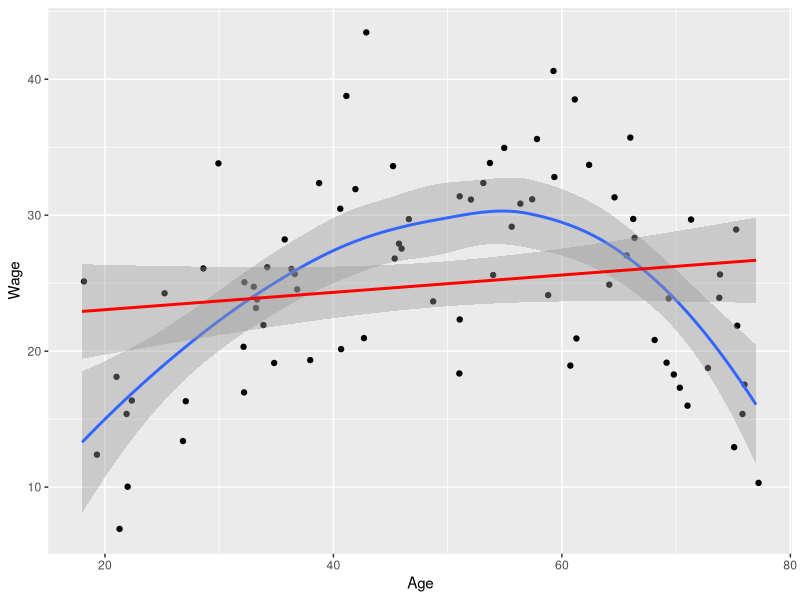
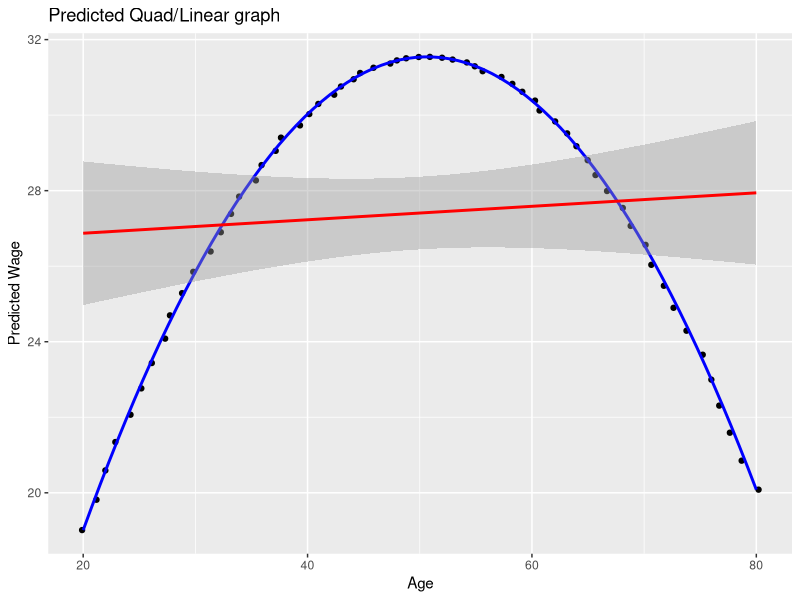
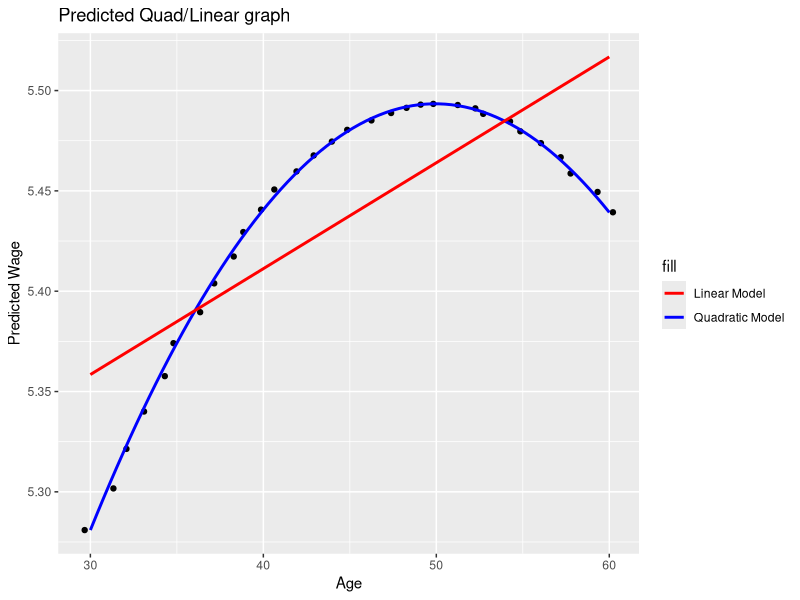
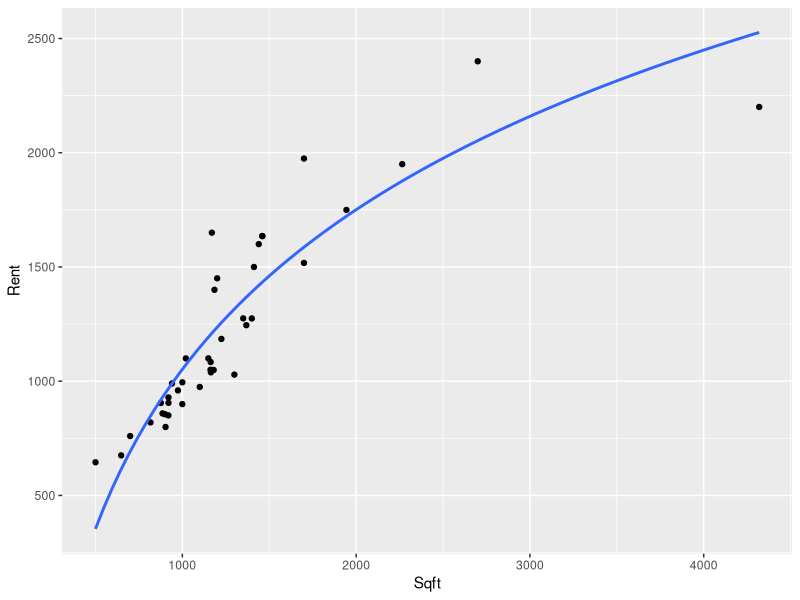

R code for these plots, in order:
## ---- chunk 1
library(tidyverse)
library(readxl)
options(scipen = 999)

## ---- chunk 2
#read in the data for the wages 
wages_data <- read_xlsx(here::here("data",
                     "Data for Weeks 2-7.xlsx"), 
                      sheet = "Wages"
                     )
## ---- chunk 3
wages_data %>% 
  ggplot(aes(x = Age, y = Wage))+
  geom_jitter()+ 
  geom_smooth()+ 
  geom_smooth(method = "lm", color = "red")
## ---- chunk 4
wages_data <- wages_data %>% 
  mutate(age_sqrd = Age^2)
wages_lm <- lm(Wage ~ Age + Educ ,data = wages_data)
summary(wages_lm)
wages_qm <- lm(Wage ~ Educ+ Age + I(Age^2), data = wages_data)
summary(wages_qm)

## ---- chunk 5
predict(wages_qm, data.frame(Educ=16, Age=30))
predict(wages_qm, data.frame(Educ=16, Age=50))
predict(wages_qm, data.frame(Educ=16, Age=70))

## ---- chunk 6
coeffs <- coefficients(wages_qm)
predict <- map2_df(.x = 20:80,
                   .y= 16,
                   .f = ~predict(wages_qm, data.frame(Educ = .y, Age = .x)))
predict %>%
  mutate(age = 20:80) %>%
  rename(pred_wage = `1`) %>%
  ggplot(aes(x = age, y = pred_wage)) +
  geom_jitter() +
  geom_smooth(color = "blue", aes(group = "Quadratic Model")) +  # Labeling the blue line as quadratic
  geom_smooth(method = "lm", color = "red", aes(group = "Linear Model")) +  # Labeling the red line as linear
  labs(title = "Predicted Quad/Linear graph", x = "Age", y = "Predicted Wage", color = "Model Key")
## ---- chunk 7
#read in the data for the tech sales 
techsales_data <- read_xlsx(here::here("data",
                     "Data for Weeks 2-7.xlsx"), 
                      sheet = "TechSales"
                     )
## ---- chunk 8
filtered_tchsales <- techsales_data %>% 
  filter(Business == "Hardware") %>% 
  mutate(d1 = if_else(Personality == "Diplomat",1,0),
         d2 = if_else(Personality == "Explorer", 1,0),
         d3 = if_else(Personality == "Analyst",1,0),
         d4 = if_else(Personality == "Sentinel",1,0),
         d5 = if_else(College =="Yes", 1,0))

## ---- chunk 9

# make a model that isn't quadratic
model_1 <- lm(NPS ~ Age + Female +Certificates + d1 + d2 + d3 + d5, data = filtered_tchsales)
# make a quadratic model that considers Age ^2
model_2 <- lm(NPS ~ Age + Female +Certificates+ d1 + d2 + d3 + d5 + I(Age^2), data = filtered_tchsales)
# summarize and compare the models
summary(model_1) ; summary(model_2)

## ---- chunk 10
# Extract coefficients and standard errors
summary_df <- broom::tidy(model_1) %>%
  select(term, estimate, std.error) %>%
  rename(Variable = term, Coefficient = estimate, `Std. Error` = std.error)




# Print or display the summary table
print(summary_df)


## ---- chunk 11
# predict the values 
predict_2 <- map_df(.x = 30:60,
                    .f = ~predict(model_2, data.frame(Age = .x, 
                                                      Female = 1, 
                                                      d1 = 0,
                                                      d2 = 0,
                                                      d3 = 1,
                                                      d5 = 1,
                                                      Certificates = 3
                                                      )
                                  )
                    )

predict_2 %>%
  # add an age column to the data
  mutate(age = 30:60) %>%
  #rename the column from the predicted varaible
  rename(pred_NPS = `1`) %>%
  # make the visualization
  ggplot(aes(x = age, y = pred_NPS)) +
  geom_jitter() +
  geom_smooth(color = "blue",aes( fill = "Quadratic Model"), se=FALSE) +  # Labeling the blue line as quadratic
  geom_smooth(method = "lm", color = "red", aes(fill = "Linear Model"), se=FALSE) +  # Labeling the red line as linear
  labs(title = "Predicted Quad/Linear graph", x = "Age", y = "Predicted Wage", color = "Model Key") 

## ---- chunk 12
#read in the data for the wages 
collegetwn_data <- read_xlsx(here::here("data",
                     "Data for Weeks 2-7.xlsx"), 
                      sheet = "CollegeTown"
                     )
## ---- chunk 13
# visualize the data - using log transformation 
collegetwn_data %>% 
  ggplot(aes(x = Sqft, y = Rent))+
  geom_jitter()+
  geom_smooth(method = "lm", 
              formula = y ~ log(x), 
              se = FALSE) 

## ---- chunk 14
# Model 1 -- standard linear model: 
college_lm <- lm(Rent ~ Beds + Baths + Sqft, data = collegetwn_data)

# Model 2 -- log the sqft and keeping the others constant 
college_lm2 <- lm(Rent ~ Beds + Baths + log(Sqft), data = collegetwn_data)

# Model 3 -- log the rent only and keeping the others constant 
college_lm3 <- lm(log(Rent) ~ Beds + Baths + Sqft, data = collegetwn_data)

# Model 4 -- log the Sqft AND rent and keeping the others constant 
college_lm4 <- lm(log(Rent) ~ Beds + Baths + log(Sqft), data = collegetwn_data)


## ---- chunk 15
#use model 1 to make a prediction with sqft = 1600, Beds = 3, and Baths = 2
predict(college_lm, data.frame(Beds = 3, 
                               Baths = 2,
                               Sqft = 1600))
#use model 2 to make a prediction with sqft = 1600, Beds = 3, and Baths = 2
predict(college_lm2, data.frame(Beds = 3, 
                               Baths = 2,
                               Sqft = 1600))

## ---- chunk 16
# use the model 3 to predict
# since rent (y) is logged, you need to compute the se in order to predicti: use the following steps

predi_log_3 <- predict(college_lm3, data.frame(Beds = 3, 
                                               Baths = 2,
                                               Sqft = 1600))

# extract the standard error of the linear model
se_3 <- sigma(college_lm3)
# use the standard error and you prediction in order to predict that value 
prediction_model_3 <- exp(predi_log_3 + se_3^2/2)

prediction_model_3
## ---- chunk 17
# use the model 4 to predict
# since rent (y) is logged, you need to compute the se in order to predicti: use the following steps
predi_log_4 <- predict(college_lm4, data.frame(Beds = 3, 
                                               Baths = 2,
                                               Sqft = 1600))
# extract the standard error of the linear model
se_4 <- sigma(college_lm4)
# use the standard error and you prediction in order to predict that value 
prediction_model_4 <- exp(predi_log_4 + se_4^2/2)

prediction_model_4

## ---- chunk 18
# computing Rsq for model 4; 
predict_lnrent <- predict(college_lm4)
stde_4 <- sigma(college_lm4)
pred_rent <- exp(predict_lnrent+stde_4^2/2)
cor(collegetwn_data$Rent, pred_rent)^2
## ---- chunk 19
compute_r_squared <- function(model, var, data) {
  # Compute predicted log value
  predict_lnval <- predict(model)
  
  # Compute standard error of the model
  stde <- sigma(model)
  
  # Compute predicted value
  pred_val <- exp(predict_lnval + stde^2 / 2)
  
  # Compute R-squared
  r_squared <- cor(data[[var]], pred_val)^2
  
  return(r_squared)
}

# Example usage:
# Replace 'college_lm4' with your actual linear model and 'collegetwn_data' with your dataset
result <- compute_r_squared(model = college_lm4, var = "Rent", data = collegetwn_data)
cat("R-squared for model 4:", result, "\n")

## ---- chunk 20
#read in the data for the wages 
division_data <- read_xlsx(here::here("data",
                     "Data for Weeks 2-7.xlsx"), 
                      sheet = "Division"
                     )
## ---- chunk 21
# Make dummy varaiables 
division_data <- division_data %>% 
  mutate(d1 = if_else(Division == "Marketing",1,0),
         d2 = if_else(Division == "Development", 1,0),
         d3 = if_else(Division == "Customer Service",1,0),
         d4 = if_else(College =="Yes", 1,0))

# estimate a linear regression model for salary using business division and college education as predictor variables
division_lm <- lm(Salary ~ d1 +d2 + d4, data = division_data)
# summary(division_lm)

#use the model to predict the salary of college educated employees in each of the three divisions
## prediction for marketing
predict(division_lm, data.frame(d1 = 1, d2=0, d4=1))
## prediction for development
predict(division_lm, data.frame(d1 = 0, d2=1, d4=1))
## prediction for customer service
predict(division_lm, data.frame(d1 = 0, d2=0, d4=1))

## ---- chunk 22
#| code-fold: true
# Write function to do prediction easy: 
predict_and_calculate <- function(d1, d2, d4, model) {
  # Predict the log value
  predi_log <- predict(model, newdata = data.frame(d1 = d1, d2 = d2, d4 = d4))
  
  # Extract the standard error
  se <- sigma(model)
  
  # Calculate the final prediction
  prediction <- exp(predi_log + se^2 / 2)
  
  return(prediction)
}


## ---- chunk 23
# estimate a linear model for salary using exponential model that uses ln(Salary as response)
division_exp <- lm(log(Salary) ~ d1 +d2 + d4, data = division_data)


predict_and_calculate(d1 = 1, d2 = 0, d4 = 1, model = division_exp)
predict_and_calculate(d1 = 0, d2 = 1, d4 = 1, model = division_exp)
predict_and_calculate(d1 = 0, d2 = 1, d4 = 1, model = division_exp)


## ---- chunk 24
# we need to calculate R^2 if we want to compare the models
compute_r_squared(model = division_exp, var = "Salary", data = division_data)
